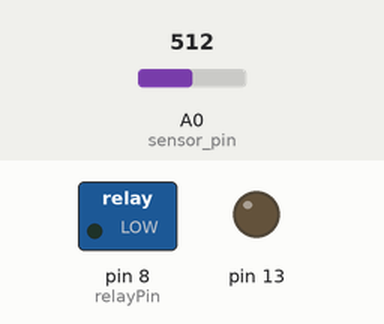
This sketch was run on a simulated Arduino Uno, built with avr-gcc and run on an emulated ATmega328P. Shown: switched loads named in the sketch (green lamp = pin HIGH), output pins drawn as LEDs (lit = HIGH). Inputs (shaded band) come from the test bench; at power-on: A0 (sensor_pin) = 512. The local clock reads 2024-03-15 10:24:30 at power-on unless the sketch sets it; what the sketch prints to the serial monitor is not drawn.

Above: at 4.5 s.
At 19.5 s:
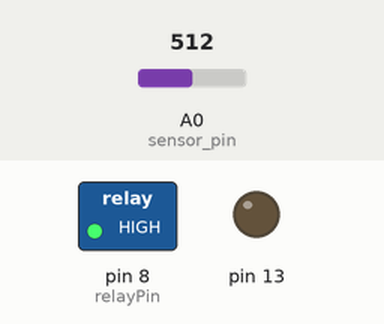
Timing chart, 0 to 22.2 s (numbered marks = the images above):
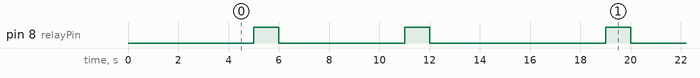

The sketch:

Uno_Relay_Sensor_Rtc_v5.ino
```cpp
//AIS - version 5

//Libraries
#include "RTClib.h"
#include <Wire.h>
RTC_DS3231 RTC;

int relayPin = 8;    // Relay Pin
int sensor_pin = A0; // Soil Sensor input at Analog PIN A0
int output_value;
const int AirValue = 550;
const int WaterValue = 10;

//Start setup
void setup()
{
  Serial.begin(9600);
  Wire.begin();
  RTC.begin();
  pinMode(relayPin, OUTPUT);
  pinMode(sensor_pin, INPUT);
  Serial.println("Powering Arduino System...");
  delay(2000);
  Serial.println("Reading From the Sensor ...");
  delay(2000);
  pinMode(13, OUTPUT);
}


void loop()
{
 DateTime now = RTC.now();  //Current date

    Serial.print(now.year(), DEC);
    Serial.print('/');
    Serial.print(now.month(), DEC);
    Serial.print('/');
    Serial.print(now.day(), DEC);
    Serial.print(' ');
    Serial.print(now.hour(), DEC);
    Serial.print(':');
    Serial.print(now.minute(), DEC);
    Serial.print(':');
    Serial.print(now.second(), DEC);
    Serial.println();

//Soil moisture sensor reading
 output_value= analogRead(sensor_pin);
 output_value = map(output_value,AirValue,WaterValue,0,100);
 Serial.print("Mositure : ");
 Serial.print(output_value);
 Serial.println("%");

if(now.hour() < 9){     //night break - pomp will not turn on between noon and 9am
  digitalWrite(relayPin, LOW);
  Serial.print("Night   ");
}
else
{
 if(output_value>45){   //trigger value when pump will be turned on
  digitalWrite(relayPin, LOW);
 }
 else
 {
  Serial.print("Powering water pump");  //pump will be turned on for 1sec, then 5sec of delay so the soil will absorb and 1sec of watering again
  delay(1000);
  digitalWrite(relayPin, HIGH);
  delay(1000);
  digitalWrite(relayPin, LOW);
  delay(5000);
  digitalWrite(relayPin, HIGH);
  Serial.print("Powering water pump...");
  delay(1000);
  digitalWrite(relayPin, LOW);
  delay(5000);    //additional 5 sec break to absorb water, when sensor reading shows more then trigger value, pump will not be turned on
 }
}
delay(1000);
}
```

Measured:
- by itself, pin 8 (relayPin): repeats every 14.0 s: LOW 5.0 s, HIGH 1.0 s, LOW 7.0 s, HIGH 1.0 s
- by itself, everything shown: repeats every 14.0 s, in 4 steps
